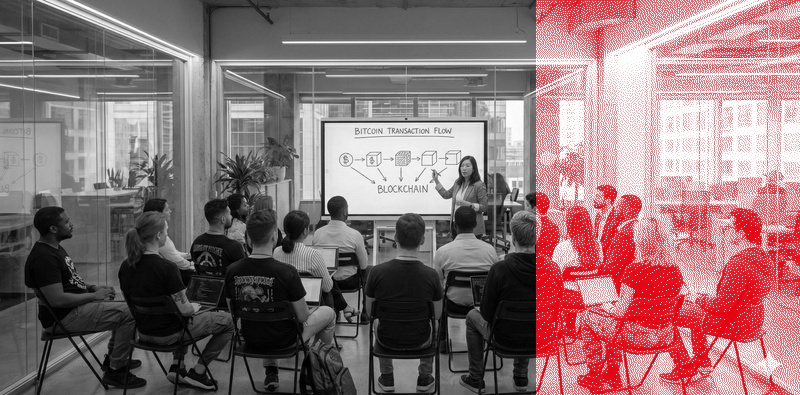
#> input picture example-basic.jpg, 800 x 395 px; its folder holds only this picture in this run
$ python -i pipeline.py   (imports and definitions only)
#> lines starting #> are read from the running program, lines starting #| are printed output that depends on the picture; after the words box and inside, x2 and y2 are one past the last pixel; in counts of white or black regions, pixels touching at a corner belong together
#> further down, picture is the input picture: PIL image 800x395 RGB; mean R, G, B 141.8, 115.2, 117.2
### btcat_images/processing/masks.py
import numpy as np
import numpy.typing as npt
from typing import Literal
from numba import njit, prange

# [60 lines left out: functions _create_circle_mask_jit, _apply_circles_mask_jit, _create_gradient_density_mask_jit, not called in this run]

def apply_rectangle_to_mask(
    mask: npt.NDArray[np.bool_],
    width: int,
    height: int,
    x1: float,
    y1: float,
    x2: float,
    y2: float
) -> None:
    """
    Apply a rectangular mask in-place to an existing boolean mask array.
    """
    # Convert fractions to pixel coordinates
    px1 = int(x1 * width)
    py1 = int(y1 * height)
    px2 = int(x2 * width)
    py2 = int(y2 * height)

    # Ensure coordinates are in correct order
    if px1 > px2:
        px1, px2 = px2, px1
    if py1 > py2:
        py1, py2 = py2, py1

    # Clip to image bounds
    px1 = max(0, min(px1, width))
    px2 = max(0, min(px2, width))
    py1 = max(0, min(py1, height))
    py2 = max(0, min(py2, height))

    # Fill the rectangle
    if px2 > px1 and py2 > py1:
        mask[py1:py2, px1:px2] = True


# [161 lines left out: functions create_rectangle_mask, apply_circles_to_mask, create_circle_mask, create_gradient_mask, create_gradient_density_mask, not called in this run]

### btcat_images/processing/dither/__init__.py
from typing import Optional
import numpy as np
import numpy.typing as npt
from ...constants import DitherPattern, BAYER_8x8, CLUSTERED_8x8, BITCOIN_8x8, BLUE_NOISE_64x64

from .floyd_steinberg import floyd_steinberg_dither
from .ordered import ordered_dither
from .atkinson import atkinson_dither
from .hal import hal_dither

def apply_dithering_algorithm(
    pattern: DitherPattern,
    image_array: npt.NDArray[np.integer],
    threshold: int,
    randomize: bool,
    jitter: float,
    threshold_offset: float,
    seed: Optional[int],
    density_mask: Optional[npt.NDArray[np.float64]],
    satoshi_mode: bool = False
) -> npt.NDArray[np.uint8]:
    """
    Dispatch to appropriate dithering function.
    """
    match pattern:
        case 'floyd-steinberg':
            return floyd_steinberg_dither(
                image_array, threshold, randomize, jitter, threshold_offset, seed, density_mask, satoshi_mode
            )
        case 'atkinson':
            return atkinson_dither(
                image_array, threshold, randomize, jitter, threshold_offset, seed, density_mask
            )
        case 'ordered':
            return ordered_dither(
                image_array, threshold, BAYER_8x8, threshold_offset, density_mask, seed, jitter
            )
        case 'clustered-dot':
            return ordered_dither(
                image_array, threshold, CLUSTERED_8x8, threshold_offset, density_mask, seed, jitter
            )
        case 'bitcoin':
            return ordered_dither(
                image_array, threshold, BITCOIN_8x8, threshold_offset, density_mask, seed, jitter
            )
        case 'blue-noise':
            return ordered_dither(
                image_array, threshold, BLUE_NOISE_64x64, threshold_offset, density_mask, seed, jitter
            )
        case 'hal':
            return hal_dither(
                image_array, threshold, threshold_offset, seed, density_mask
            )
        case _:
            raise ValueError(f"Unknown dithering pattern: {pattern}")

### btcat_images/processing/dither/floyd_steinberg.py
import numpy as np
import numpy.typing as npt
from numba import jit
from typing import Optional

@jit(nopython=True, cache=True)
def _floyd_steinberg_jit(
    img: npt.NDArray[np.float64],
    original_img: npt.NDArray[np.integer],
    random_noise: npt.NDArray[np.float64],
    threshold: float,
    threshold_offset: float,
    density_mask: npt.NDArray[np.float64],
    density_random: npt.NDArray[np.float64],
    use_mask: bool,
    satoshi_mode: bool
) -> None:
    """
    Core Floyd-Steinberg error diffusion loop optimized with Numba.

    This function performs the pixel-by-pixel dithering and error propagation.
    It is compiled with Numba for high performance.

    Args:
        img: Float array of the image to modify in-place.
        original_img: Original integer image array (used for Satoshi mode).
        random_noise: Pre-computed noise array for threshold randomization.
        threshold: Base threshold value.
        threshold_offset: Global offset to apply to the threshold.
        density_mask: Array controlling pixel density (0.0 to 1.0).
        density_random: Pre-computed random values for density checks.
        use_mask: Boolean flag indicating if density_mask should be used.
        satoshi_mode: Boolean flag to enable brightness-adaptive thresholding.
    """
    height, width = img.shape

    for y in range(height):
        for x in range(width):
            old_pixel = img[y, x]

            # Calculate base threshold
            base_threshold = threshold
            if satoshi_mode:
                # Dynamic threshold based on image brightness (Satoshi Mode)
                # Brighter areas get higher threshold -> fewer red pixels
                original_pixel = float(original_img[y, x])
                base_threshold += (original_pixel - 128.0) * 0.5

            # Apply randomized threshold
            adjusted_threshold = base_threshold + random_noise[y, x] + threshold_offset

            # Check density mask - probabilistically skip pixels for fade effect
            if use_mask:
                if density_mask[y, x] == 0.0:
                    # Outside dithered region - preserve original pixel
                    continue
                elif density_random[y, x] > density_mask[y, x]:
                    # Within dithered region but skipped for fade - force to white
                    img[y, x] = 255.0
                    continue  # Skip error diffusion for this pixel
                else:
                    new_pixel = 255.0 if old_pixel > adjusted_threshold else 0.0
            else:
                new_pixel = 255.0 if old_pixel > adjusted_threshold else 0.0

            img[y, x] = new_pixel

            error = old_pixel - new_pixel

            # Distribute error to neighboring pixels (Floyd-Steinberg pattern)
            if x + 1 < width:
                img[y, x + 1] += error * 7 / 16
            if y + 1 < height:
                if x > 0:
                    img[y + 1, x - 1] += error * 3 / 16
                img[y + 1, x] += error * 5 / 16
                if x + 1 < width:
                    img[y + 1, x + 1] += error * 1 / 16


def floyd_steinberg_dither(
    image_array: npt.NDArray[np.integer],
    threshold: int = 128,
    randomize: bool = True,
    jitter: float = 15.0,
    threshold_offset: float = 0.0,
    seed: Optional[int] = None,
    density_mask: Optional[npt.NDArray[np.float64]] = None,
    satoshi_mode: bool = False
) -> npt.NDArray[np.uint8]:
    """
    Apply Floyd-Steinberg dithering algorithm with optional randomization.

    Randomization adds small noise to the threshold to break up regular patterns
    and create more organic-looking dithered results, preventing visual artifacts.

    Args:
        image_array: Grayscale numpy array (2D).
        threshold: Base threshold for binary conversion (0-255).
        randomize: If True, adds random noise to threshold to reduce artifacts.
        jitter: Amount of random noise to add (±jitter). Default: 15.0.
        threshold_offset: Bias added to threshold. Positive = darker output. Default: 0.0.
        seed: Random seed for reproducible results.
        density_mask: Optional mask (0.0-1.0) where values < 1.0 probabilistically
                      skip pixels to create fade effects.
        satoshi_mode: If True, enables dynamic thresholding based on local brightness.

    Returns:
        Binary dithered array (uint8) where 0 is black and 255 is white.
    """
    # Make a copy to avoid modifying original
    img = image_array.astype(float)
    height, width = img.shape

    # Initialize random number generator for reproducible randomness
    rng = np.random.default_rng(seed=seed)

    # Generate random threshold adjustments if randomization is enabled
    # Small random values (±15) are added to threshold to break up patterns
    random_noise: npt.NDArray[np.float64]
    if randomize:
        random_noise = rng.uniform(-jitter, jitter, size=(height, width))
    else:
        random_noise = np.zeros((height, width))

    # Generate random values for density mask if provided
    use_mask = False
    # Use 2D dummy arrays to match type expected by JIT function
    density_mask_arr = np.zeros((1, 1), dtype=float)
    density_random_arr = np.zeros((1, 1), dtype=float)

    if density_mask is not None:
        use_mask = True
        density_mask_arr = density_mask
        density_random_arr = rng.uniform(0.0, 1.0, size=(height, width))

    # Call JIT-optimized core function
    _floyd_steinberg_jit(
        img,
        image_array,
        random_noise,
        float(threshold),
        threshold_offset,
        density_mask_arr,
        density_random_arr,
        use_mask,
        satoshi_mode
    )

    return (img > 128).astype(np.uint8) * 255

### btcat_images/core/pipeline.py
from pathlib import Path
from typing import Optional, Union, Literal
from PIL import Image
import numpy as np
import numpy.typing as npt

from ..constants import BRANDS, DARK_BACKGROUND, GOLDEN_RATIO, DitherPattern
from ..processing.masks import apply_rectangle_to_mask, apply_circles_to_mask, create_gradient_density_mask
from ..processing.filters.glitch import glitch_swap_rows
from ..processing.filters.bloom import apply_bloom
from ..processing.dither import apply_dithering_algorithm
from ..processing.dither.original import original_dither
from .utils import get_output_filename

# [95 lines left out: function _apply_original_mode, not called in this run]


def apply_dither(
    img: Image.Image,
    split_ratio: Optional[float] = None,
    cut_direction: Literal['vertical', 'horizontal'] = 'vertical',
    threshold: int = 128,
    grayscale_original: bool = False,
    randomize: bool = True,
    jitter: float = 15.0,
    reference_width: int = 1024,
    darkness_offset: float = 0.0,
    seed: Optional[int] = None,
    rectangles: Optional[list[tuple[float, float, float, float]]] = None,
    circles: Optional[list[tuple[float, float, float]]] = None,
    fade: Optional[float] = None,
    gradient: Optional[tuple[float, float, float]] = None,
    background: Literal['white', 'dark'] = 'white',
    pattern: DitherPattern = 'floyd-steinberg',
    satoshi_mode: bool = False,
    brand: str = 'btcat',
    glitch: float = 0.0,
    shade: str = "1",
    mode: Literal['default', 'original'] = 'default',
    point_size: int = 1,
    brightness: float = 1.0,
    contrast: float = 1.0,
    detail: float = 1.0,
    bloom_intensity: float = 0.5,
    bloom_radius: float = 75.0,
) -> Image.Image:
    """
    Apply dithering to a PIL Image using brand colors and selected pattern.
    """
#> called with cut_direction = 'vertical', threshold = 128, grayscale_original = False, randomize = True, jitter = 15, reference_width = 1024, darkness_offset = 0, background = 'white'
    if split_ratio is None:
        # Golden ratio split: original side is ~38%, dithered side is ~62%
        split_ratio = 1 / GOLDEN_RATIO

    # Convert to RGB if needed
    if img.mode != 'RGB':
        img = img.convert('RGB')

    # Apply grayscale to entire image first if requested
    if grayscale_original:
        img = img.convert('L').convert('RGB')

    width, height = img.size

    # --- Original mode: early branch ---
    if mode == 'original':
        return _apply_original_mode(
            img,
            split_ratio=split_ratio,
            cut_direction=cut_direction,
            rectangles=rectangles,
            circles=circles,
            fade=fade,
            gradient=gradient,
            glitch=glitch,
            seed=seed,
            point_size=point_size,
            brightness=brightness,
            contrast=contrast,
            detail=detail,
            bloom_intensity=bloom_intensity,
            bloom_radius=bloom_radius,
        )

    # Keep a copy of the base image for non-dithered areas
    base_img = img.copy()

    # Handle RGB brand vs Monochrome brands
    brand_config = BRANDS.get(brand, BRANDS['btcat'])
    is_rgb_mode = brand_config['type'] == 'rgb'

    # Calculate scale factor based on total image width
    scale_factor = 1.0
    if reference_width > 0 and width > reference_width:
        scale_factor = width / reference_width

    original_size = (width, height)

    # Prepare image for dithering (Grayscale or separate RGB channels)
    if is_rgb_mode:
        # Split into channels
        channels = img.split() # R, G, B
        channel_arrays = []
        for channel in channels:
            if scale_factor > 1.0:
                new_size = (int(width / scale_factor), int(height / scale_factor))
                new_size = (max(1, new_size[0]), max(1, new_size[1]))
                channel = channel.resize(new_size, Image.Resampling.LANCZOS)
            channel_arrays.append(np.array(channel))

        # Determine dimensions from first channel (all should be same)
        h, w = channel_arrays[0].shape
        # Initialize img_array to avoid unbound error (though unused in rgb mode)
        img_array = np.zeros((h, w), dtype=np.uint8)
    else:
        # Convert to grayscale for dithering
        img_gray = img.convert('L')
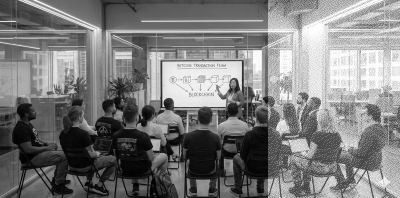
#> img_gray: PIL image 800x395 L (shown at 1/2 size); min 0, max 255, mean 123.4
        if scale_factor > 1.0:
            new_size = (int(width / scale_factor), int(height / scale_factor))
            new_size = (max(1, new_size[0]), max(1, new_size[1]))
            img_gray = img_gray.resize(new_size, Image.Resampling.LANCZOS)

        img_array = np.array(img_gray)
        h, w = img_array.shape

    # If no shapes specified, create default rectangle for cut mode (backward compatibility)
    if not rectangles and not circles:
        rectangles = []
        if cut_direction == 'vertical':
            # Vertical cut: from split position to right edge
            rectangles.append((split_ratio, 0.0, 1.0, 1.0))
        else:  # horizontal
            # Horizontal cut: from split position to bottom edge
            rectangles.append((0.0, split_ratio, 1.0, 1.0))

    # Create combined mask from all shapes
    dither_mask = np.zeros((h, w), dtype=bool)

    # Add all rectangles
    if rectangles:
        for x1, y1, x2, y2 in rectangles:
            apply_rectangle_to_mask(dither_mask, w, h, x1, y1, x2, y2)
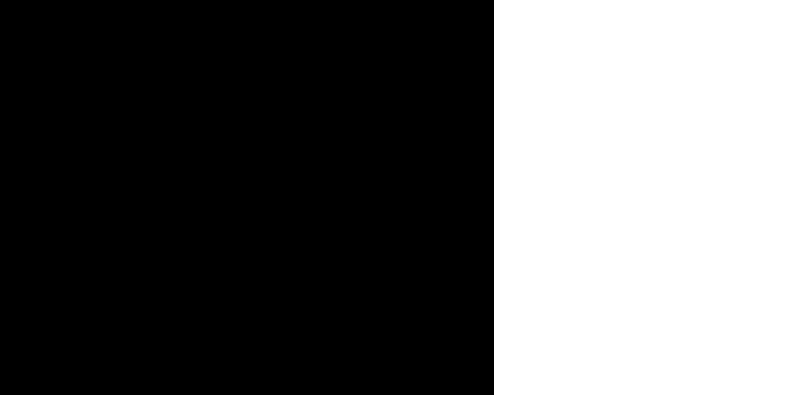
#> dither_mask: shape (395, 800) bool; 38.2% white; 1 white region, box (x1, y1, x2, y2) and area: (494, 0, 800, 395) 120870

    # Add all circles
    if circles:
        apply_circles_to_mask(dither_mask, w, h, circles)

    # Apply gradient or uniform fade if specified (applies to all dithered areas)
    density_mask: Optional[npt.NDArray[np.float64]] = None

    # Gradient takes precedence over uniform fade
    if gradient is not None:
        # Unpack gradient tuple (angle, start, end)
        angle, gradient_start, gradient_end = gradient
        # Create gradient density mask across entire image
        density_mask = create_gradient_density_mask(w, h, angle, gradient_start, gradient_end)
        # Only apply where dither_mask is True
        density_mask = np.where(dither_mask, density_mask, 0.0)
    elif fade is not None:
        # Create a uniform density mask for fade effect
        density_mask = np.full((h, w), fade, dtype=np.float64)
        # Only apply where dither_mask is True
        density_mask = np.where(dither_mask, density_mask, 0.0)

    # Apply dithering using selected pattern
    # Glitch Mode: Repeated error diffusion passes with noise feedback
    if is_rgb_mode:
        # RGB mode: dither each channel separately
        dithered_channels = []
        for i, channel_array in enumerate(channel_arrays): # type: ignore
            # Determine number of passes for glitch mode
            passes = 1 + int(glitch * 3) if glitch > 0.0 else 1

            if passes > 1:
                # Multi-pass glitch mode
                rng = np.random.default_rng(seed)
                current_array = channel_array.copy().astype(np.int16)
                d_array = np.zeros_like(channel_array, dtype=np.uint8)

                for p in range(passes):
                    input_for_pass = current_array.astype(int) if p == 0 else d_array.astype(int)

                    if p > 0:
                        # Add noise to corrupt the feedback loop
                        noise_amount = int(50 * glitch)
                        if noise_amount > 0:
                            noise = rng.integers(-noise_amount, noise_amount + 1, size=input_for_pass.shape)
                            input_for_pass = np.clip(input_for_pass + noise, 0, 255)

                    pass_seed = seed + p if seed is not None else None
                    d_array = apply_dithering_algorithm(
                        pattern, input_for_pass, threshold, randomize, jitter, darkness_offset, pass_seed, density_mask, satoshi_mode
                    )
            else:
                # Normal single-pass dithering
                d_array = apply_dithering_algorithm(
                    pattern, channel_array, threshold, randomize, jitter, darkness_offset, seed, density_mask, satoshi_mode
                )

            dithered_channels.append(d_array)

        # Combine channels
        dithered_array = np.dstack(dithered_channels) # (h, w, 3)
    else:
        # Monochrome mode: single channel dithering
        passes = 1 + int(glitch * 3) if glitch > 0.0 else 1

        if passes > 1:
            # Multi-pass glitch mode
            rng = np.random.default_rng(seed)
            current_img_array = img_array.copy().astype(np.int16)
            dithered_array = np.zeros((h, w), dtype=np.uint8)

            for p in range(passes):
                input_for_pass = current_img_array.astype(int) if p == 0 else dithered_array.astype(int)

                if p > 0:
                    # Add noise to corrupt the feedback loop
                    noise_amount = int(50 * glitch)
                    if noise_amount > 0:
                        noise = rng.integers(-noise_amount, noise_amount + 1, size=(h, w))
                        input_for_pass = np.clip(input_for_pass + noise, 0, 255)

                pass_seed = seed + p if seed is not None else None
                dithered_array = apply_dithering_algorithm(
                    pattern, input_for_pass, threshold, randomize, jitter, darkness_offset, pass_seed, density_mask, satoshi_mode
                )
        else:
            # Normal single-pass dithering
            dithered_array = apply_dithering_algorithm(
                pattern, img_array, threshold, randomize, jitter, darkness_offset, seed, density_mask, satoshi_mode
            )
#> (the rest of the program and of its run is left out)
